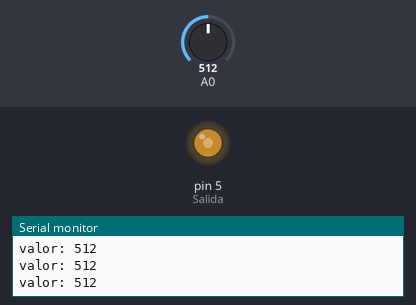
The sketch below on a simulated Arduino Uno, built with avr-gcc and run on an emulated ATmega328P. On the bench: output pins drawn as LEDs (lit = HIGH), the last lines printed to the serial monitor. The test bench sets the inputs (shaded band); at power-on: A0 = 512.

Above: at 1.2 s.
1.3 s: A0 set to 716
At 1.6 s:
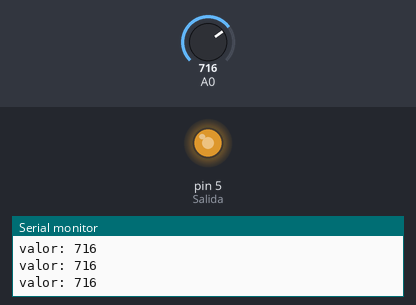
2.8 s: A0 set to 900
At 3.1 s:
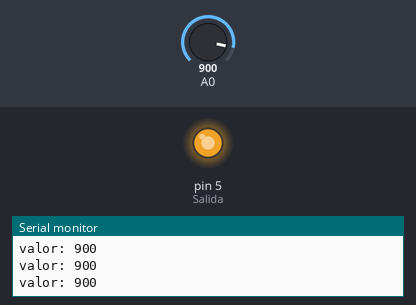
4.3 s: A0 set to 106
At 5.4 s:
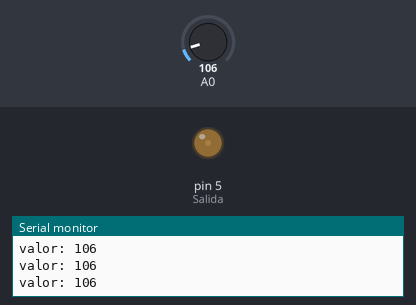
5.8 s: A0 set to 92
At 6.4 s:
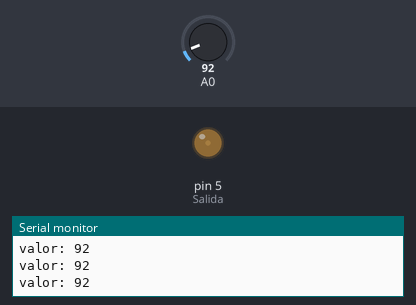
7.3 s: A0 set to 11
At 8.5 s:
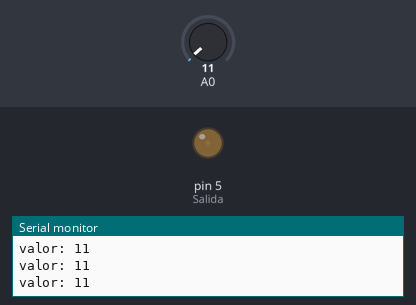
8.8 s: A0 set to 8
At 9.7 s:
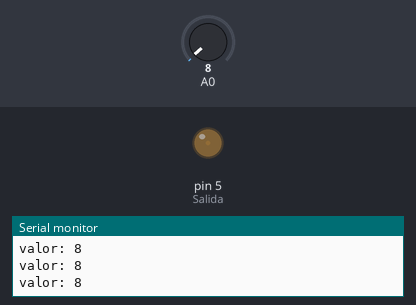
Timing chart, 0 to 11.3 s (numbered marks = the images above; inputs shaded):
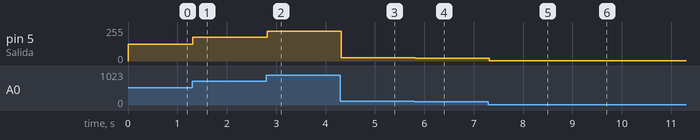

Measured:
- after the input at 1.3 s, pin 5 (Salida): 127/255 → 178/255 at once
- after the input at 2.8 s, pin 5 (Salida): 178/255 → 224/255 at once
- after the input at 4.3 s, pin 5 (Salida): 224/255 → 26/255 at once
- after the input at 5.8 s, pin 5 (Salida): 26/255 → 22/255 at once
- after the input at 7.3 s, pin 5 (Salida): 22/255 → 2/255 at once
- after the input at 8.8 s, pin 5 (Salida): 2/255 → 1/255 at once

The sketch:

sketch_sep19b.ino
```cpp
int valorPotenciometro;
int valorSalidaAnalogica;


void setup() {
  Serial.begin(9600); // Iniciar el Serial
  Serial.println("Setup");

 // Los pins digitales se declaran - LED
  pinMode(5, OUTPUT); // Salida

}

void loop() {
  // put your main code here, to run repeatedly:
   // Leemos el valor del pin A0 - Potenciometro
   valorPotenciometro = analogRead(A0); // 0 - 1024
   Serial.println("valor: "+String(valorPotenciometro));

   // Transformar de 0 a 1023 -> 0 a 255
   valorSalidaAnalogica = map(valorPotenciometro, 0, 1023, 0, 255);
   // Escribimos en valor en el pin 5 - LED
   analogWrite(5,valorSalidaAnalogica);

}
```
